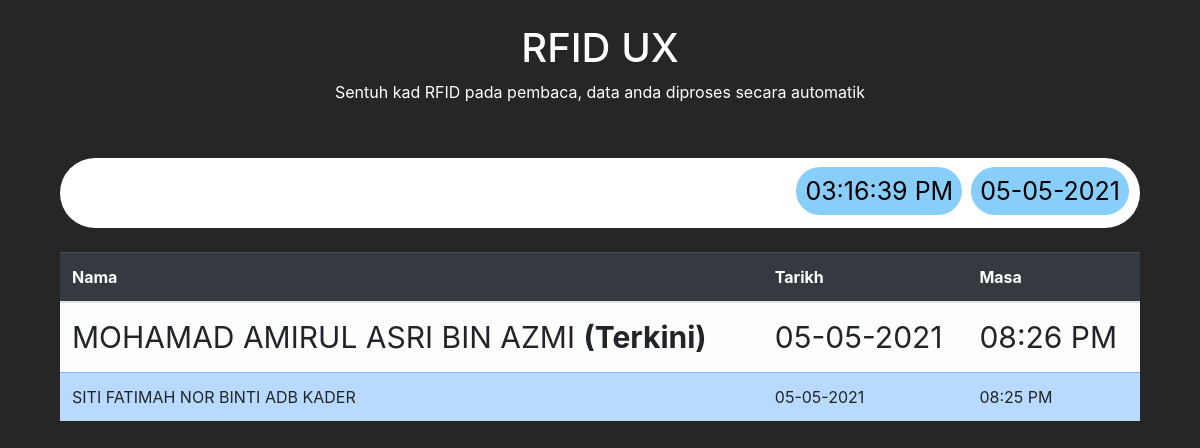
The page / on the database its author committed.
### tables this page shows
CREATE TABLE `rekodkehadiran` (
  `id` int(100) NOT NULL,
  `rfid` varchar(30) NOT NULL,
  `tarikh` varchar(20) NOT NULL,
  `masa` varchar(10) NOT NULL,
  `tempat` text NOT NULL
);

CREATE TABLE `pengguna` (
  `kppengguna` varchar(12) NOT NULL,
  `rfid` varchar(30) NOT NULL,
  `nama` text NOT NULL,
  `notel` varchar(12) DEFAULT NULL,
  `emel` text DEFAULT NULL,
  `jantina` text NOT NULL
);

### conn.php (called while the page is built, shortened)
<?php
$namasistem = "RFID UX";

### index.php (the view, shortened to what this page needs)
<?php
include('conn.php');
?>
<!DOCTYPE html>
<html lang="en">
<head>
    <link rel="stylesheet" href="style/bootstrap.css">
</head>
<body>
    <br>
    <h1 style="color:white; text-align:center;"><?php echo $namasistem ?></h1>
    <p style="color:white; text-align:center;">Sentuh kad RFID pada pembaca, data anda diproses secara automatik</p>
    <div class="containerrfid2">
        <div class="ruangmesej">
            <p id="jam" class="jam"></p>&nbsp;
            <p class="jam" id="tarikh">Tarikh</p>
        </div>
    </div>
    <div class="containerrfid">
        <form action="daftarrekodkehadiran.php" onsubmit="matikaninput()" method="post">
            <input type="password" name="rfid" class="rfidinput" id="rfid" autofocus required>
        </form>
    </div><br>
    <div class="containerrfid2">
                    <?php
                    $querymax = mysqli_query($conn, "SELECT MAX(id) AS idakhir FROM rekodkehadiran");
                    $getdatamax = mysqli_fetch_assoc($querymax);
                    $idakhir = $getdatamax['idakhir'];
                    ?>
                    <table class="table">
                        <thead class="table-dark">
                            <tr>
                                <th>Nama</th>
                                <th>Tarikh</th>
                                <th>Masa</th>
                            </tr>
                        </thead>
                        <tbody>
                            <?php
                            $querylistrekod = mysqli_query($conn, "SELECT * FROM rekodkehadiran INNER JOIN pengguna ON pengguna.rfid = rekodkehadiran.rfid ORDER BY id DESC LIMIT 10");
                            while ($getdatarekod = mysqli_fetch_array($querylistrekod)) {
                            ?>
                                <tr class="<?php if ($getdatarekod['id'] == $idakhir) {
                                                echo 'table-light';
                                            } else {
                                                echo 'table-primary';
                                            } ?>" style="<?php if ($getdatarekod['id'] == $idakhir) {
                                                                echo 'font-size: 30px;';
                                                            } ?>">
                                    <td><?php echo $getdatarekod['nama'];
                                        if ($getdatarekod['id'] == $idakhir) {
                                            echo ' <b>(Terkini)</b>';
                                        } ?></td>
                                    <td><?php $tarikhsemasa = $getdatarekod['tarikh'];
                                        $date = new DateTime($tarikhsemasa);
                                        echo $date->format('d-m-Y');
                                        ?></td>
                                    <td><?php echo $getdatarekod['masa'] ?></td>
                                </tr>
                            <?php } ?>
                        </tbody>
                    </table>
        </div>
</body>
</html>

### index.php (style rules this page uses)
body { background-color: rgb(38, 38, 38); }
.rfidinput { width: 90%; height: 70px; font-size: 40px; text-align: center; border-radius: 40px; border: none; outline: none; }
.containerrfid { text-align: center; }
.containerrfid2 { padding-left: 5%; padding-right: 5%; }
.jam { font-size: 25px; color: black; background-color: lightskyblue; display: inline; border-radius: 25px; padding: 9px; }
.ruangmesej { float: right; position: relative; top: 53px; right: 11px; }

### rows shown on the page
rekodkehadiran: pengguna.nama "MOHAMAD AMIRUL ASRI BIN AZMI", shows "(Terkini)", tarikh "05-05-2021", masa "08:26 PM"
rekodkehadiran: pengguna.nama "SITI FATIMAH NOR BINTI ADB KADER", tarikh "05-05-2021", masa "08:25 PM"

### other values the page prints
$namasistem "RFID UX"
